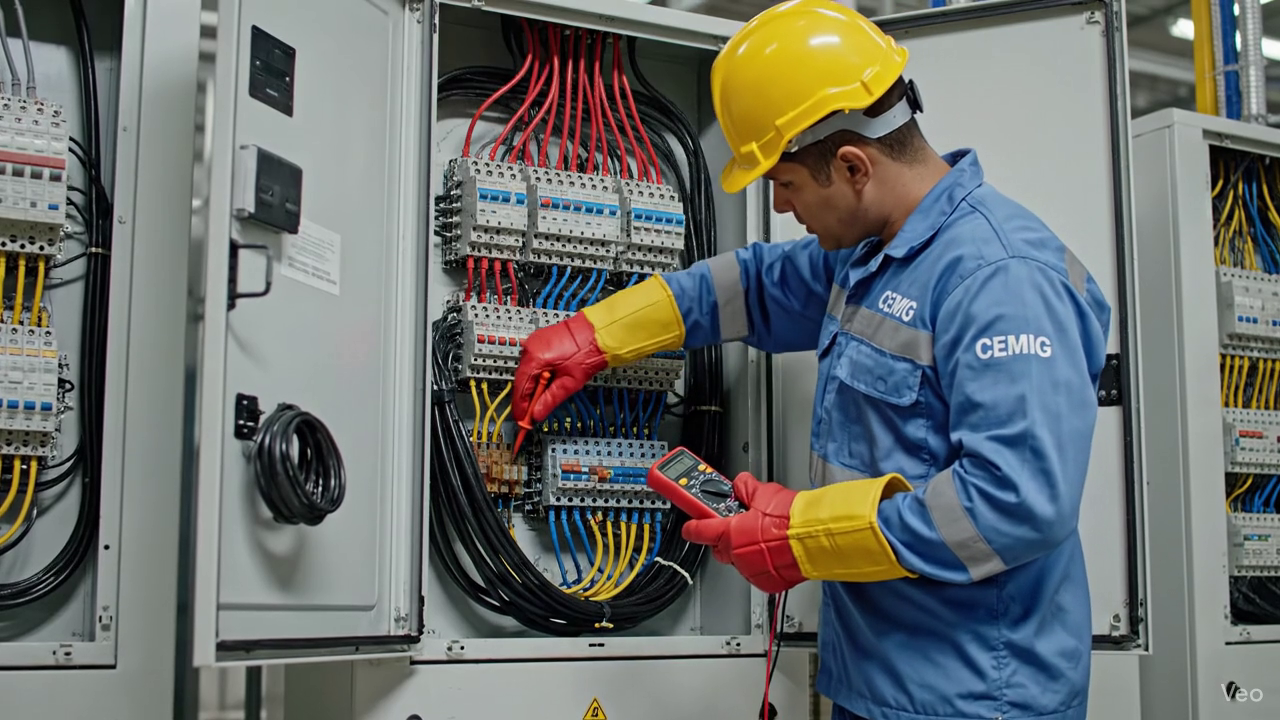
#> input picture frame 19 of uploads/Vídeo_de_Trabalhador_da_CEMIG.mp4, 1280 x 720 px, given in place of the camera
$ python Deteccao.py
#> lines starting #> are read from the running program, lines starting #| are printed output that depends on the picture
import cv2
import numpy as np
import time


def capturar_da_camera(fps_destino=3):
    """
    Captura vídeo da webcam, mostrando na tela,
    mas só guarda frames na memória na taxa fps_destino (ex: 3 fps).
    Aperte 'q' para parar.
    """
    cap = cv2.VideoCapture(0)

    if not cap.isOpened():
        print("Erro ao acessar a câmera.")
        return []

    frames = []
    intervalo = 1.0 / fps_destino
    ultimo_salvo = 0.0

    print("Gravando... Aperte 'q' na janela de vídeo para parar.")

    while True:
        ret, frame = cap.read()
        if not ret:
            break

        agora = time.time()

        # Mostra na tela
        cv2.imshow("Gravando (aperte 'q' para parar)", frame)

        # Guarda apenas na taxa desejada (3 fps)
        if agora - ultimo_salvo >= intervalo:
            frames.append(frame.copy())
            ultimo_salvo = agora

        # Tecla 'q' para parar
        key = cv2.waitKey(1) & 0xFF
        if key == ord('q'):
            break

    cap.release()
    cv2.destroyAllWindows()

    print(f"Captura finalizada. Total de frames capturados: {len(frames)}")
    return frames


def detectar_frames_com_movimento(frames,
                                  limiar_pix_diff=25,
                                  limiar_qtd_pixels=5000,
                                  min_seq_movimento=3,
                                  padding=3):
    """
    Recebe uma lista de frames e devolve uma máscara booleana
    indicando quais frames devem ser mantidos (com movimento).

    - limiar_pix_diff: diferença mínima de intensidade para considerar mudança.
    - limiar_qtd_pixels: número mínimo de pixels diferentes para considerar movimento.
    - min_seq_movimento: número mínimo de frames com movimento para considerar um trecho válido.
    - padding: quantos frames antes e depois do movimento manter.
    """
    if not frames:
        return []

    motion_flags = []
    prev_gray = None

    for frame in frames:
        gray = cv2.cvtColor(frame, cv2.COLOR_BGR2GRAY)
        gray = cv2.GaussianBlur(gray, (21, 21), 0)

        if prev_gray is None:
            prev_gray = gray
            motion_flags.append(False)
            continue

        frame_delta = cv2.absdiff(prev_gray, gray)
        _, thresh = cv2.threshold(frame_delta, limiar_pix_diff, 255, cv2.THRESH_BINARY)
        thresh = cv2.dilate(thresh, None, iterations=2)

        motion_pixels = cv2.countNonZero(thresh)

        # Considera que há movimento se pixels suficientes mudaram
        motion = motion_pixels > limiar_qtd_pixels
        motion_flags.append(motion)

        # Atualiza "background" para próxima comparação
        prev_gray = gray

    # Suaviza a máscara para formar trechos contínuos com padding
    n = len(motion_flags)
    keep = [False] * n
    i = 0
    while i < n:
        if motion_flags[i]:
            inicio = i
            while i < n and motion_flags[i]:
                i += 1
            fim = i - 1

            # Só considera um trecho se tiver pelo menos min_seq_movimento frames
            if fim - inicio + 1 >= min_seq_movimento:
                ks = max(0, inicio - padding)
                ke = min(n - 1, fim + padding)
                for j in range(ks, ke + 1):
                    keep[j] = True
        else:
            i += 1

    # Se nada foi marcado como movimento, por segurança mantém tudo
    if not any(keep):
        keep = [True] * n

    return keep


def salvar_video_mp4(frames, mask_keep, fps=3, nome_arquivo="saida.mp4"):
    """
    Salva apenas os frames marcados como True em mask_keep em um arquivo MP4.
    """
    if not frames:
        print("Nenhum frame para salvar.")
        return

    if len(frames) != len(mask_keep):
        print("Erro: tamanho da máscara não bate com os frames.")
        return

    # Pega tamanho do vídeo a partir do primeiro frame
    h, w = frames[0].shape[:2]
    fourcc = cv2.VideoWriter_fourcc(*'mp4v')  # codec MP4
    out = cv2.VideoWriter(nome_arquivo, fourcc, fps, (w, h))

    kept_count = 0
    for frame, keep in zip(frames, mask_keep):
        if keep:
            out.write(frame)
            kept_count += 1

    out.release()
    print(f"Vídeo salvo como {nome_arquivo}. Frames mantidos: {kept_count}")


def main():
    #  Capturar vídeo da câmera em aproximadamente 3 FPS
    fps_destino = 3
    frames = capturar_da_camera(fps_destino=fps_destino)
#> in capturar_da_camera, frame is the input picture: shape (720, 1280, 3); mean B, G, R 109.3, 111.7, 107.6
#> (key q is pressed here)
#| Captura finalizada. Total de frames capturados: 1
#> frames = 1 item

    if not frames:
        return

    #  Detectar quais frames têm movimento
    print("Detectando movimento e filtrando trechos sem nada...")
    mask_keep = detectar_frames_com_movimento(frames)
#> the loop in detectar_frames_com_movimento, `for frame in frames:` made 1 pass
#> pass 1, in detectar_frames_com_movimento, `gray = cv2.cvtColor(frame, cv2.COLOR_BGR2GRAY)`:
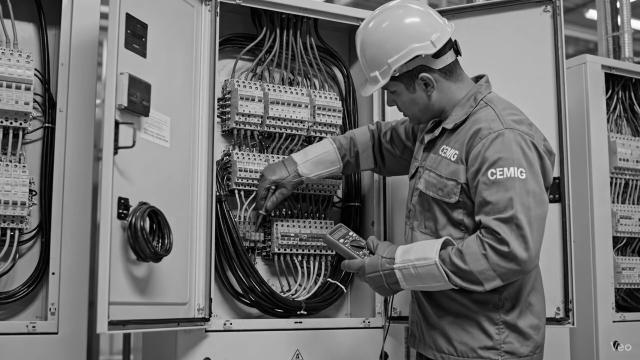
#> gray: shape (720, 1280) (shown at 1/2 size); min 0, max 254, mean 110.2
#> pass 1, in detectar_frames_com_movimento, `gray = cv2.GaussianBlur(gray, (21, 21), 0)`:
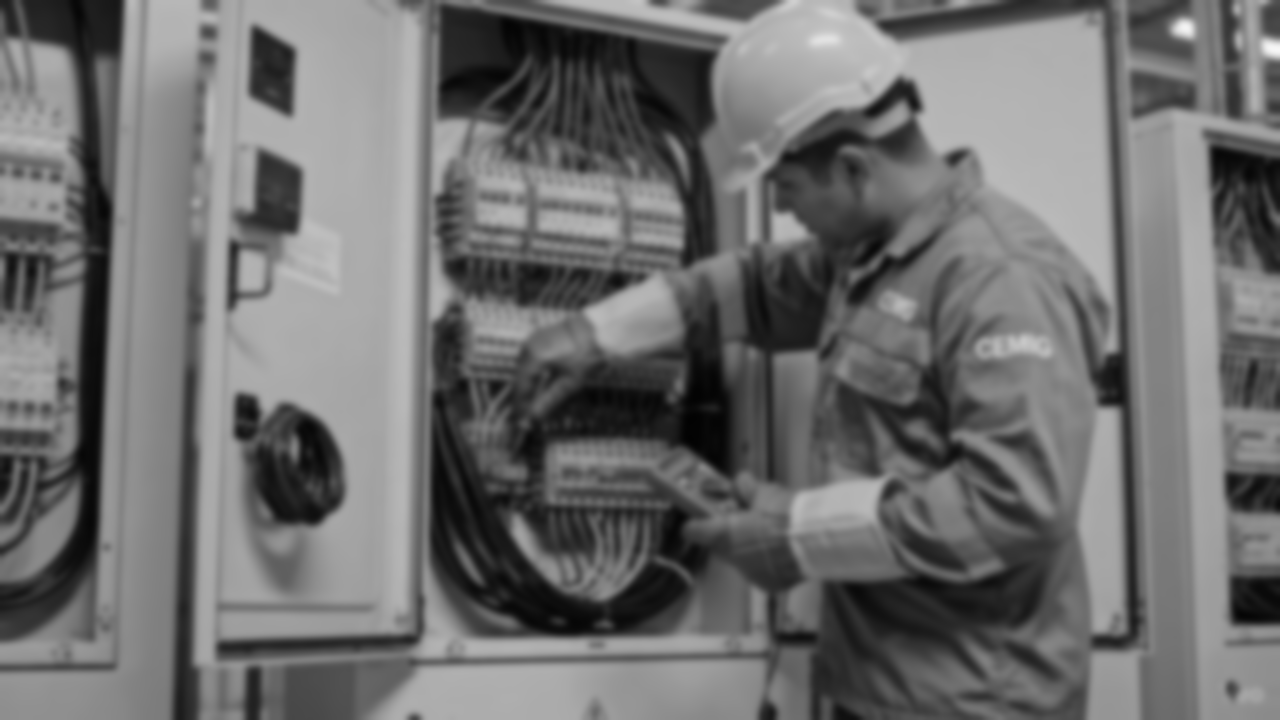
#> gray: shape (720, 1280); min 2, max 247, mean 110.2
#> after the loop in detectar_frames_com_movimento, `for frame in frames:`: motion_flags = [False]
#> in detectar_frames_com_movimento, `n = len(motion_flags)`: n = 1
#> in detectar_frames_com_movimento, `keep = [False] * n`: keep = [False]
#> the loop in detectar_frames_com_movimento, `while i < n:` made 1 pass
#> i on pass 1: 1
#> after the loop in detectar_frames_com_movimento, `while i < n:`: i = 1
#> in detectar_frames_com_movimento, `keep = [True] * n`: keep = [True]
#> mask_keep = [True]

    #  Salvar apenas as partes com movimento em formato MP4
    salvar_video_mp4(frames, mask_keep, fps=fps_destino, nome_arquivo="saida.mp4")
#> the loop in salvar_video_mp4, `for frame, keep in zip(frames, mask_keep):` made 1 pass
#> after the loop in salvar_video_mp4, `for frame, keep in zip(frames, mask_keep):`: kept_count = 1
#| Vídeo salvo como saida.mp4. Frames mantidos: 1


if __name__ == "__main__":
    main()

$ run again, starting later in the video
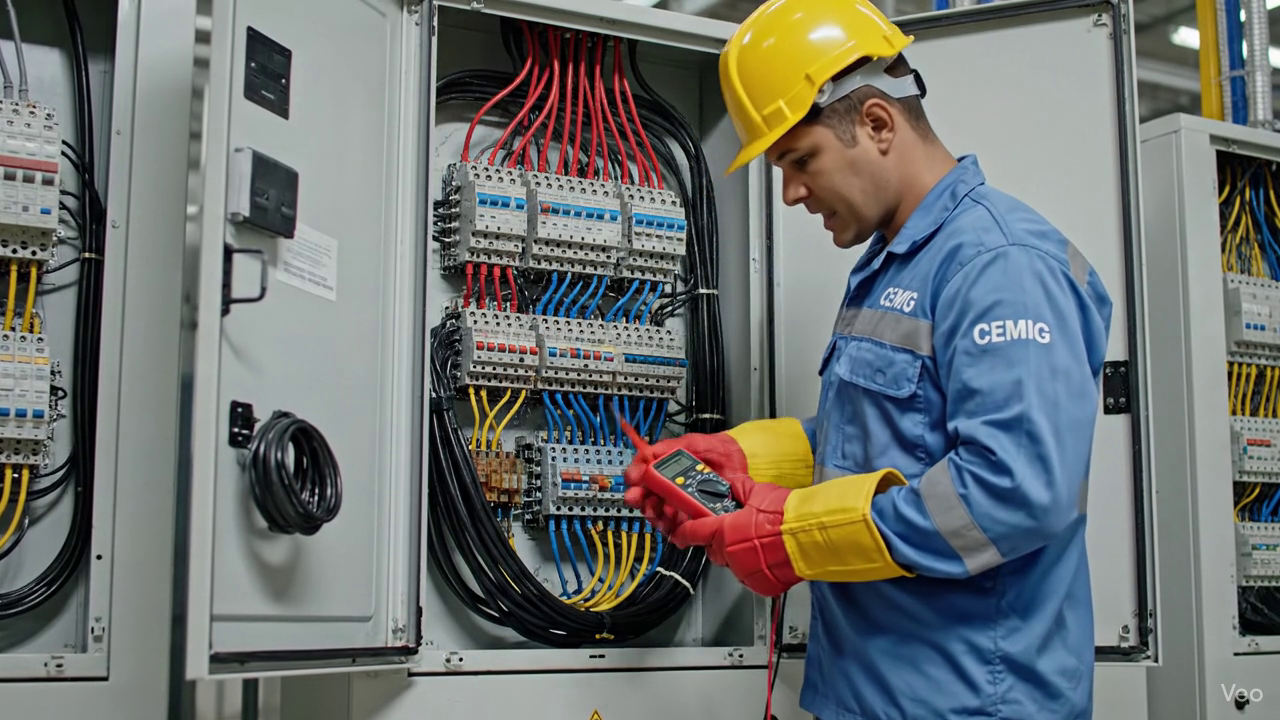
#> input picture frame 86 of uploads/Vídeo_de_Trabalhador_da_CEMIG.mp4, 1280 x 720 px, given in place of the camera
#> in capturar_da_camera, frame is the input picture: shape (720, 1280, 3); mean B, G, R 112.3, 114.1, 109.8
#| Captura finalizada. Total de frames capturados: 1
#> frames = 1 item
#> the loop in detectar_frames_com_movimento, `for frame in frames:` made 1 pass
#> pass 1, in detectar_frames_com_movimento, `gray = cv2.cvtColor(frame, cv2.COLOR_BGR2GRAY)`:
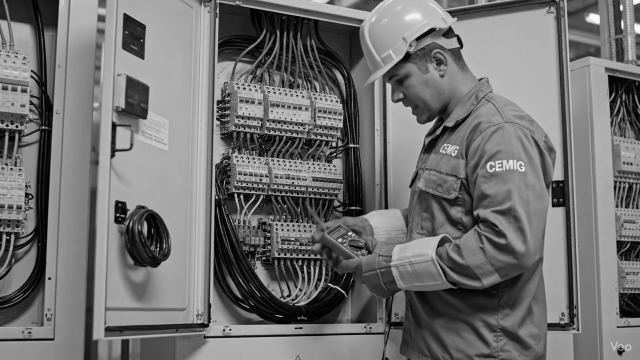
#> gray: shape (720, 1280) (shown at 1/2 size); min 0, max 255, mean 112.6
#> pass 1, in detectar_frames_com_movimento, `gray = cv2.GaussianBlur(gray, (21, 21), 0)`:
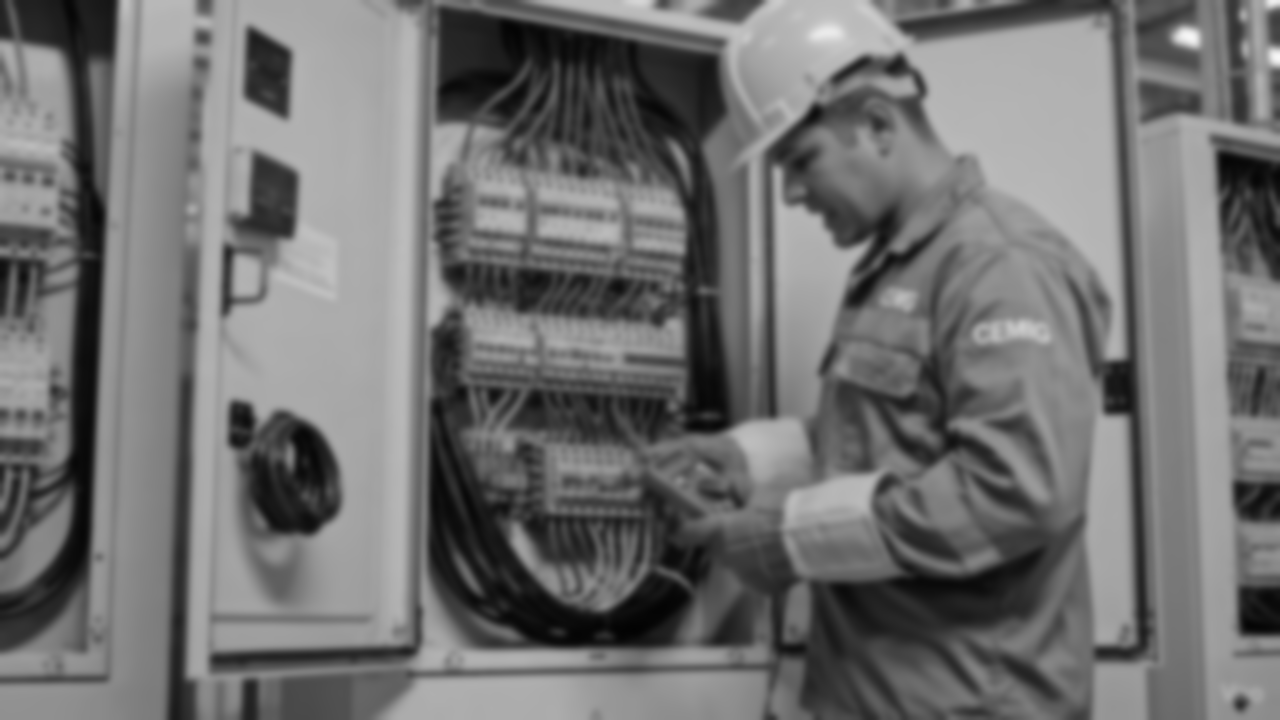
#> gray: shape (720, 1280); min 2, max 247, mean 112.6
#> after the loop in detectar_frames_com_movimento, `for frame in frames:`: motion_flags = [False]
#> n = 1
#> in detectar_frames_com_movimento, `keep = [False] * n`: keep = [False]
#> the loop in detectar_frames_com_movimento, `while i < n:` made 1 pass
#> i on pass 1: 1
#> after the loop in detectar_frames_com_movimento, `while i < n:`: i = 1
#> in detectar_frames_com_movimento, `keep = [True] * n`: keep = [True]
#> the loop in salvar_video_mp4, `for frame, keep in zip(frames, mask_keep):` made 1 pass
#> after the loop in salvar_video_mp4, `for frame, keep in zip(frames, mask_keep):`: kept_count = 1
#| Vídeo salvo como saida.mp4. Frames mantidos: 1

$ run again, starting later in the video
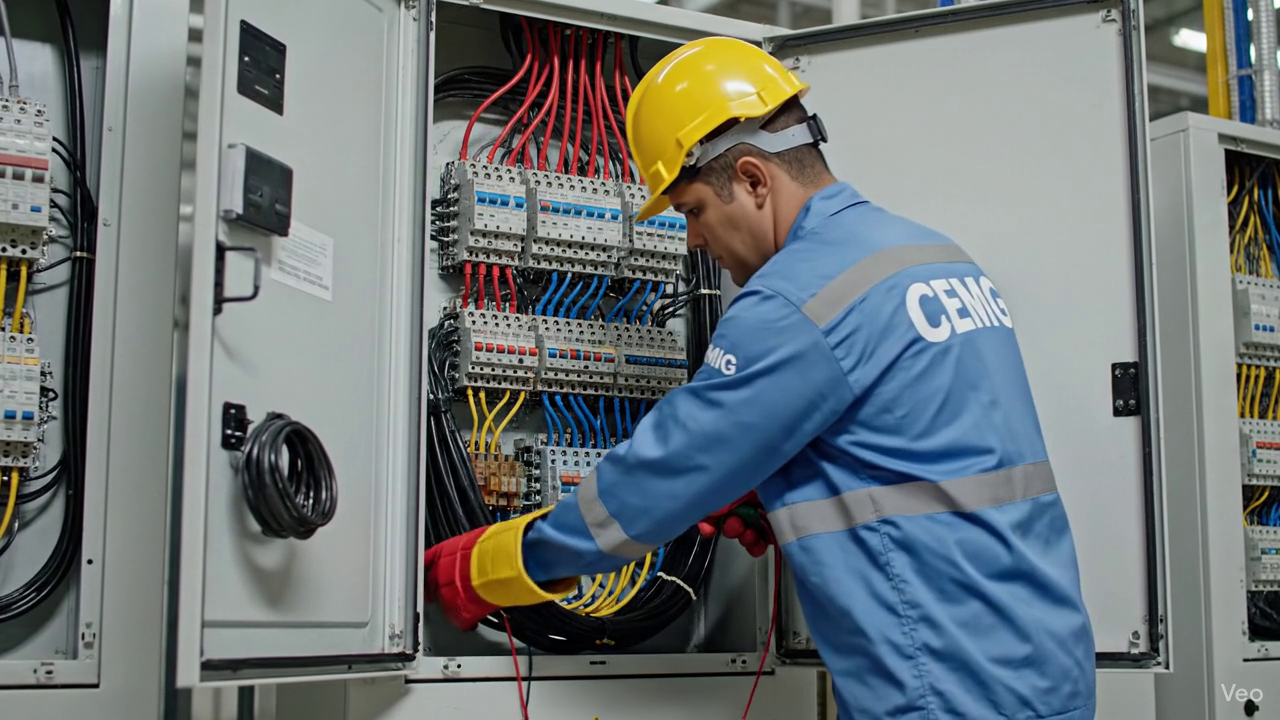
#> input picture frame 153 of uploads/Vídeo_de_Trabalhador_da_CEMIG.mp4, 1280 x 720 px, given in place of the camera
#> in capturar_da_camera, frame is the input picture: shape (720, 1280, 3); mean B, G, R 119.7, 118.5, 111
#| Captura finalizada. Total de frames capturados: 1
#> frames = 1 item
#> the loop in detectar_frames_com_movimento, `for frame in frames:` made 1 pass
#> pass 1, in detectar_frames_com_movimento, `gray = cv2.cvtColor(frame, cv2.COLOR_BGR2GRAY)`:
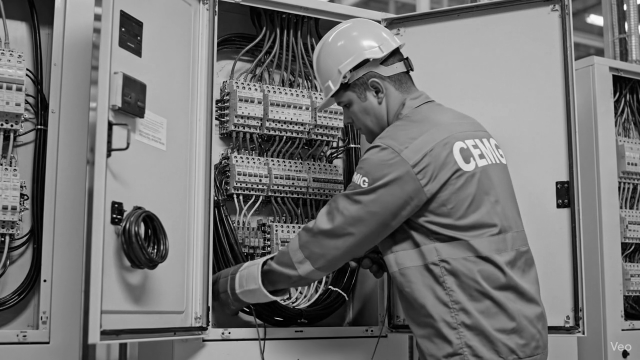
#> gray: shape (720, 1280) (shown at 1/2 size); min 0, max 255, mean 116.4
#> pass 1, in detectar_frames_com_movimento, `gray = cv2.GaussianBlur(gray, (21, 21), 0)`:
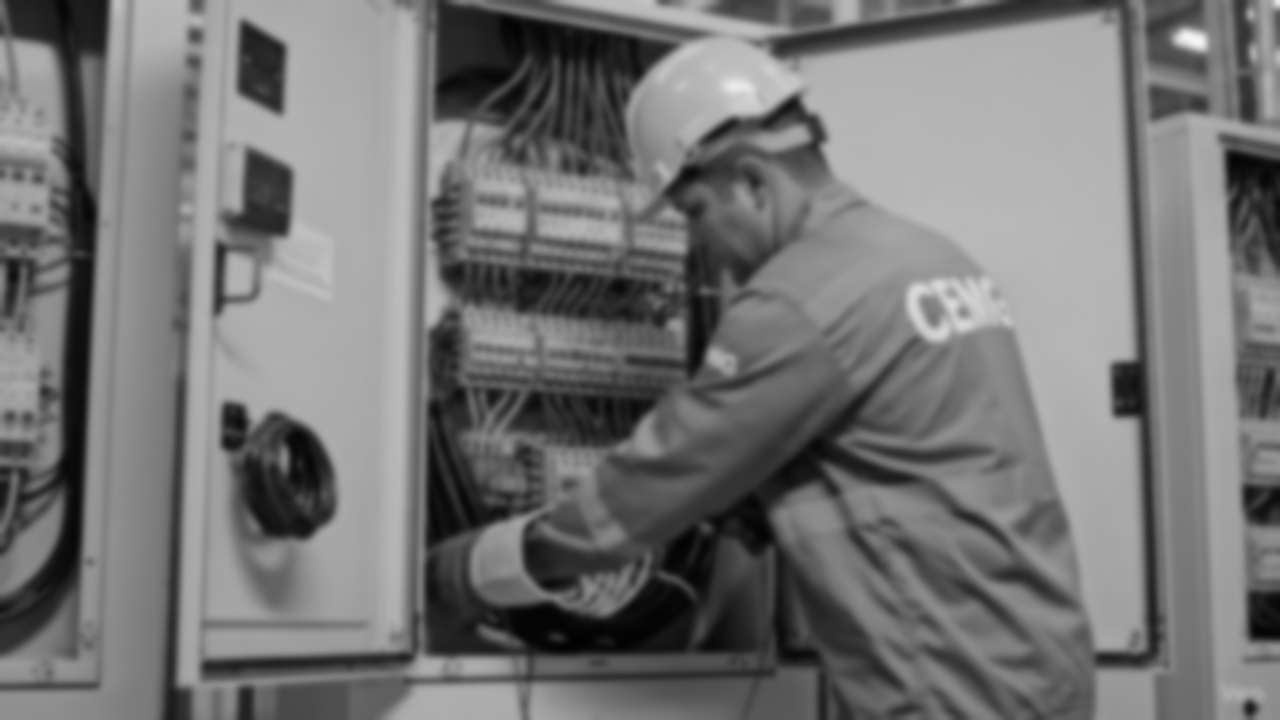
#> gray: shape (720, 1280); min 2, max 245, mean 116.4
#> after the loop in detectar_frames_com_movimento, `for frame in frames:`: motion_flags = [False]
#> n = 1
#> in detectar_frames_com_movimento, `keep = [False] * n`: keep = [False]
#> the loop in detectar_frames_com_movimento, `while i < n:` made 1 pass
#> i on pass 1: 1
#> after the loop in detectar_frames_com_movimento, `while i < n:`: i = 1
#> in detectar_frames_com_movimento, `keep = [True] * n`: keep = [True]
#> the loop in salvar_video_mp4, `for frame, keep in zip(frames, mask_keep):` made 1 pass
#> after the loop in salvar_video_mp4, `for frame, keep in zip(frames, mask_keep):`: kept_count = 1
#| Vídeo salvo como saida.mp4. Frames mantidos: 1
